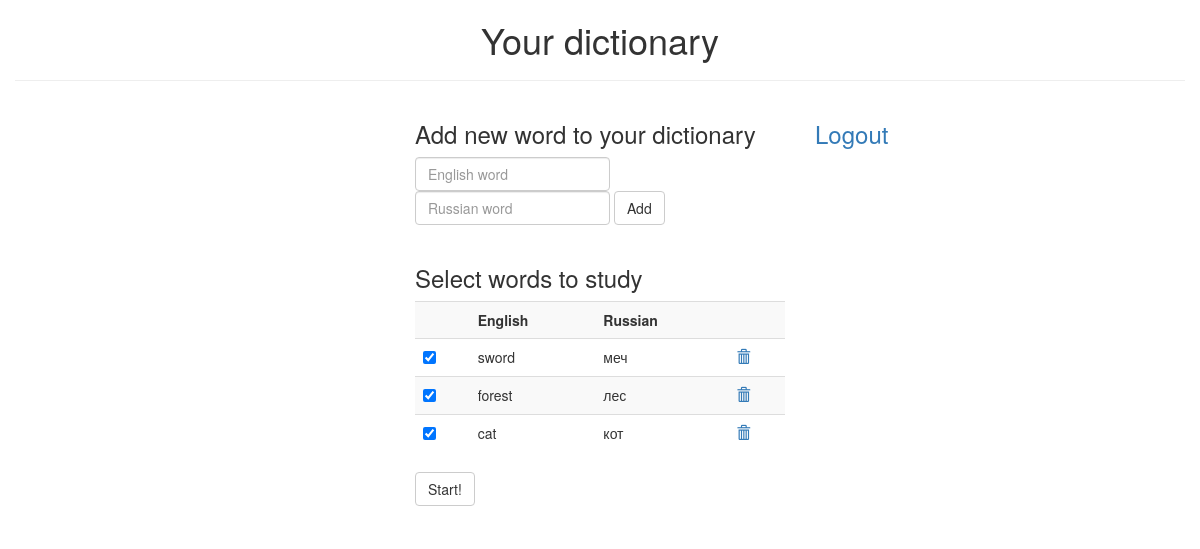
The page /settings.php (signed in) on the database its author committed.
### tables this page shows
CREATE TABLE IF NOT EXISTS `words` (
  `intId` int(11) NOT NULL AUTO_INCREMENT,
  `intUserId` int(11) NOT NULL,
  `english` varchar(256) NOT NULL,
  `russian` varchar(256) NOT NULL,
  PRIMARY KEY (`intId`),
  KEY `intUserId` (`intUserId`)
);

### settings.php (the view, shortened to what this page needs)
<?php
include "header.php";
$id = $_SESSION["userId"];
$dbh = new PDO('mysql:host=localhost; dbname=trainer; charset=UTF8', 'root', '6710omne8864');
$sth = $dbh->prepare("SELECT russian, english FROM words WHERE intUserId = :id");
$sth->execute([':id' => $id]);
$result = $sth->fetchAll(PDO::FETCH_ASSOC);
$result = array_reverse($result);
?>
<div class="row">
    <div class="col-md-4"></div>
    <div class="col-md-4">
        <h3>Add new word to your dictionary</h3>
        <form class="form-inline" name="new" method="POST" action="settings.php">
            <input type="text" class="form-control" name="english" id="english" autocomplete="off"
                   placeholder="English word">
            <input type="text" class="form-control" name="russian" id="russian" autocomplete="off"
                   placeholder="Russian word">
            <button type="submit" class="btn btn-default">Add</button>
        </form>
        <br/>
        <h3>Select words to study</h3>
        <form name="dictionary" method="POST" action="trainer.php">
            <table class="table table-striped">
                <tr>
                    <th></th>
                    <th>English</th>
                    <th>Russian</th>
                    <th></th>
                </tr>
                <?php
                foreach ($result as $val) {
                    $ruword = $val["russian"];
                    $enword = $val["english"];
                    print "<tr>";
                    print "<td><input type=checkbox name=dictionary[] value=$enword checked></td>";
                    print "<td>" . $enword . "</td><td>" . $ruword . "</td>";
                    print "<td>" . '<a href="?delete=' . $enword . '" title="Delete">';
                    print '<span class="glyphicon glyphicon-trash">';
                    print "</a></td>";
                    print "</tr>";
                }
                ?>
            </table>
            <div class="form-group">
                <button type="submit" class="btn btn-default">Start!
                </button>
            </div>
        </form>
    </div>
    <div class="col-md-4">
        <h3><a href="logout.php">Logout</a></h3>
    </div>
</div>
</div>
</body>
</html>

### rows shown on the page
words: english "sword", russian "меч"
words: english "forest", russian "лес"
words: english "cat", russian "кот"

### other values the page prints
$title "Your dictionary"
